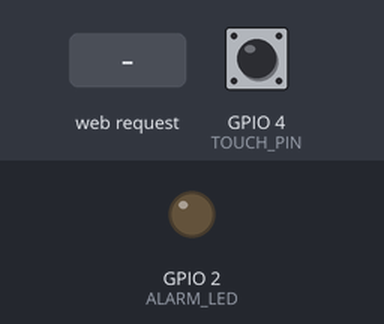
A sketch run on a simulated ESP32. Parts: output pins drawn as LEDs (lit = HIGH). Dashed ring = blinking. Inputs (shaded band) come from the test bench; at power-on: GPIO 4 (TOUCH_PIN) HIGH. WiFi joins after 1.5 s; servers stay silent unless stated; what the sketch prints to the serial monitor is not drawn.

Above: at 2.7 s.
2.8 s: HTTP request GET /arm received
At 3.01 s:
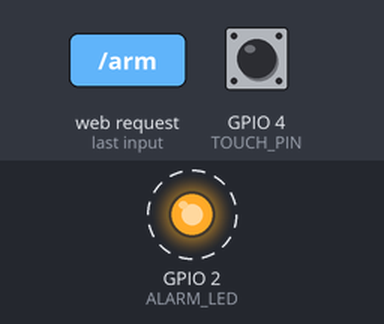
5.8 s: HTTP request GET /disarm received
At 5.8 s:
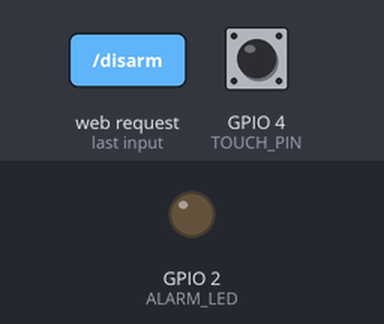
Timing chart, 0 to 8.8 s (numbered marks = the images above; inputs shaded):
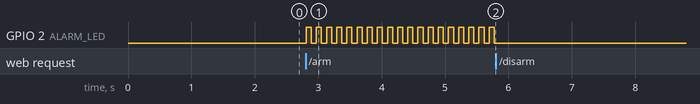

Measured:
- after the input at 2.8 s, GPIO 2 (ALARM_LED): alternates HIGH for 0.08 s and LOW for 0.08 s, starting at once
- after the input at 5.8 s, GPIO 2 (ALARM_LED): stops changing and stays LOW

The sketch:

bufang.ino
```cpp
#include <WiFi.h>

// WiFi配置（已修复引号问题）
const char* ssid = "7ing";
const char* password = "123456789";

// 硬件引脚定义
#define TOUCH_PIN 4   // 触摸检测引脚T0 GPIO4
#define ALARM_LED 2   // 报警LED引脚GPIO2

// 系统全局状态
// 0 = 未布防(Disarm)  1 = 已布防(Arm)  2 = 锁定报警(Alarm)
int sysState = 0;
// 触摸防抖标记
bool touchLock = false;
// 触摸阈值，串口观察后微调
const int touchThreshold = 300;

WiFiServer server(80);

void setup() {
  Serial.begin(115200);
  pinMode(ALARM_LED, OUTPUT);
  digitalWrite(ALARM_LED, LOW);

  Serial.print("正在连接WiFi: ");
  Serial.println(ssid);
  WiFi.begin(ssid, password);

  int timeout = 0;
  // 最多等待30秒，防止卡死
  while (WiFi.status() != WL_CONNECTED && timeout < 60) {
    delay(500);
    Serial.print(".");
    timeout++;
  }

  if (WiFi.status() == WL_CONNECTED) {
    Serial.println("\n✅ WiFi连接成功！");
    Serial.print("网页控制地址：http://");
    Serial.println(WiFi.localIP());
  } else {
    Serial.println("\n❌ WiFi连接失败，请核对账号密码，仅支持2.4GWiFi");
  }
  server.begin();
}

void loop() {
  // 1. 触摸检测逻辑
  int touchVal = touchRead(TOUCH_PIN);
  Serial.printf("Touch:%d 系统状态:%d\n", touchVal, sysState);

  // 仅【已布防】状态下触摸才触发报警
  if (sysState == 1 && touchVal < touchThreshold && !touchLock) {
    touchLock = true;
    sysState = 2; // 切换锁定报警状态
    Serial.println("触发入侵，进入报警锁定！");
  }
  // 松手解除触摸标记，不解除报警
  if (touchVal >= touchThreshold && touchLock) {
    touchLock = false;
  }

  // 2. 报警LED闪烁逻辑
  if (sysState == 2) {
    // 高频狂闪
    digitalWrite(ALARM_LED, HIGH);
    delay(80);
    digitalWrite(ALARM_LED, LOW);
    delay(80);
  } else {
    // 未报警状态LED常灭
    digitalWrite(ALARM_LED, LOW);
  }

  // 3. Web服务处理网页请求
  WiFiClient client = server.available();
  if (!client) return;

  String req = client.readStringUntil('\r');
  Serial.println("收到网页请求：" + req);
  client.flush();

  // 网页按钮指令解析
  if (req.indexOf("/arm") != -1) {
    sysState = 1; // 布防
  }
  if (req.indexOf("/disarm") != -1) {
    sysState = 0; // 撤防，重置报警
  }

  // 4. 安防控制网页HTML
  String html = R"HTML(
<!DOCTYPE html>
<html lang="zh-CN">
<head>
<meta charset="UTF-8">
<meta name="viewport" content="width=device-width, initial-scale=1.0">
<title>物联网安防报警器</title>
<style>
body{text-align:center;margin-top:60px;font-size:24px;background:#1a1a1a;color:#fff;}
button{width:220px;height:80px;font-size:26px;margin:30px 15px;border:none;border-radius:12px;cursor:pointer;}
#armBtn{background:#228B22;color:white;}
#disBtn{background:#dc143c;color:white;}
</style>
</head>
<body>
<h2>ESP32 安防报警主机</h2>
<p>当前系统状态：<span id="stateText">未布防</span></p>
<button id="armBtn" onclick="sendArm()">布防 ARM</button>
<button id="disBtn" onclick="sendDisarm()">撤防 DISARM</button>

<script>
// 布防请求
function sendArm(){
  fetch("/arm");
  document.getElementById("stateText").innerText = "已布防，入侵检测开启";
}
// 撤防请求
function sendDisarm(){
  fetch("/disarm");
  document.getElementById("stateText").innerText = "未布防，报警已重置";
}
</script>
</body>
</html>
)HTML";

  // 返回网页给浏览器
  client.println("HTTP/1.1 200 OK");
  client.println("Content-Type: text/html");
  client.println("Connection: close");
  client.println();
  client.println(html);
  client.stop();
}
```
